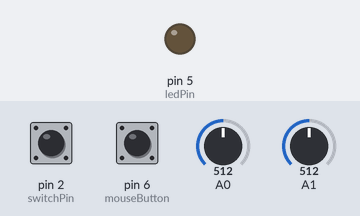
Bench run of a sketch on a simulated Arduino Leonardo, built with avr-gcc and run on an emulated ATmega32U4. Shown: output pins drawn as LEDs (lit = HIGH). The test bench sets the inputs (shaded band); at power-on: pin 2 (switchPin) LOW, pin 6 (mouseButton) HIGH, A0 = 512, A1 = 512. USB keyboard and mouse output is not drawn.

Above: at 1.2 s.
1.3 s: pin 2 (switchPin) pulled HIGH for 0.15 s
At 1.9 s:
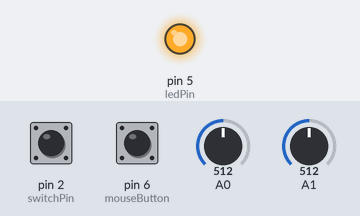
2.9 s: pin 2 (switchPin) pulled HIGH for 1 s
At 3.2 s:
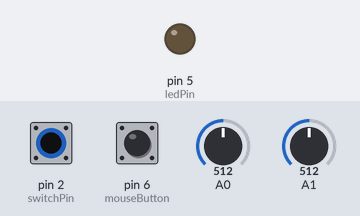
5.4 s: pin 2 (switchPin) pulled HIGH for 3.2 s
At 6.2 s:
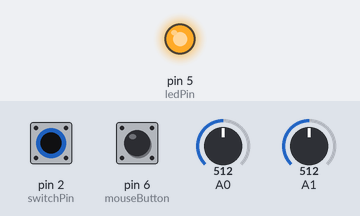
Timing chart, 0 to 8.4 s (numbered marks = the images above; inputs shaded):
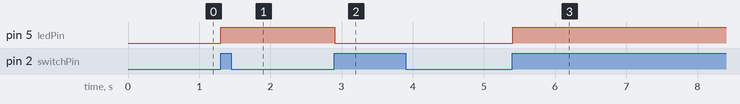

The sketch:

JoystickMouseControl.ino
```cpp
#include "Mouse.h"

// set pin numbers for switch, joystick axes, and LED:
const int switchPin = 2;    // switch to turn on and off mouse control
const int mouseButton = 6;  // input pin for the mouse pushButton
const int xAxis = A0;       // joystick X axis
const int yAxis = A1;       // joystick Y axis
const int ledPin = 5;       // Mouse control LED

// parameters for reading the joystick:
int range = 12;             // output range of X or Y movement
int responseDelay = 5;      // response delay of the mouse, in ms
int threshold = range / 4;  // resting threshold
int center = range / 2;     // resting position value

bool mouseIsActive = false;  // whether or not to control the mouse
int lastSwitchState = LOW;   // previous switch state

void setup() {
  pinMode(switchPin, INPUT);
  pinMode(mouseButton, INPUT_PULLUP);  // the switch pin
  pinMode(ledPin, OUTPUT);    // the LED pin
  // take control of the mouse:
  Mouse.begin();
  Serial.begin(9600);
}

void loop() {
  // read the switch:
  int switchState = digitalRead(switchPin);
  // if it's changed and it's high, toggle the mouse state:
  if (switchState != lastSwitchState) {
    if (switchState == HIGH) {
      mouseIsActive = !mouseIsActive;
      // turn on LED to indicate mouse state:
      digitalWrite(ledPin, mouseIsActive);
    }
  }
  // save switch state for next comparison:
  lastSwitchState = switchState;

  // read and scale the two axes:
  // I left the negative "-readAxis" number because it suits my project better.
  // You can rotate the axes depending on how your joystick is positioned.
  int xReading = -readAxis(A0);
  int yReading = -readAxis(A1);

  // if the mouse control state is active, move the mouse:
  if (mouseIsActive) {
    Mouse.move(xReading, yReading, 0);

    // read the mouse button and click or not click:
    // if the mouse button is pressed:
    if (digitalRead(mouseButton) == LOW) {
      // if the mouse is not pressed, press it:
      if (!Mouse.isPressed(MOUSE_LEFT)) {
        Mouse.press(MOUSE_LEFT);
      }
    }
    // else the mouse button is not pressed:
    else {
      // if the mouse is pressed, release it:
      if (Mouse.isPressed(MOUSE_LEFT)) {
        Mouse.release(MOUSE_LEFT);
      }
    }
  }


  delay(responseDelay);
}

/*
  reads an axis (0 or 1 for x or y) and scales the analog input range to a range
  from 0 to <range>
*/

int readAxis(int thisAxis) {
  // read the analog input:
  int reading = analogRead(thisAxis);

  // map the reading from the analog input range to the output range:
  reading = map(reading, 0, 1023, 0, range);

  // if the output reading is outside from the rest position threshold, use it:
  int distance = reading - center;

  if (abs(distance) < threshold) {
    distance = 0;
  }

  // return the distance for this axis:
  return distance;
}
```

Measured:
- after the input at 1.3 s, pin 5 (ledPin): LOW → HIGH at once
- after the input at 2.9 s, pin 5 (ledPin): HIGH → LOW at once
- after the input at 5.4 s, pin 5 (ledPin): LOW → HIGH at once
